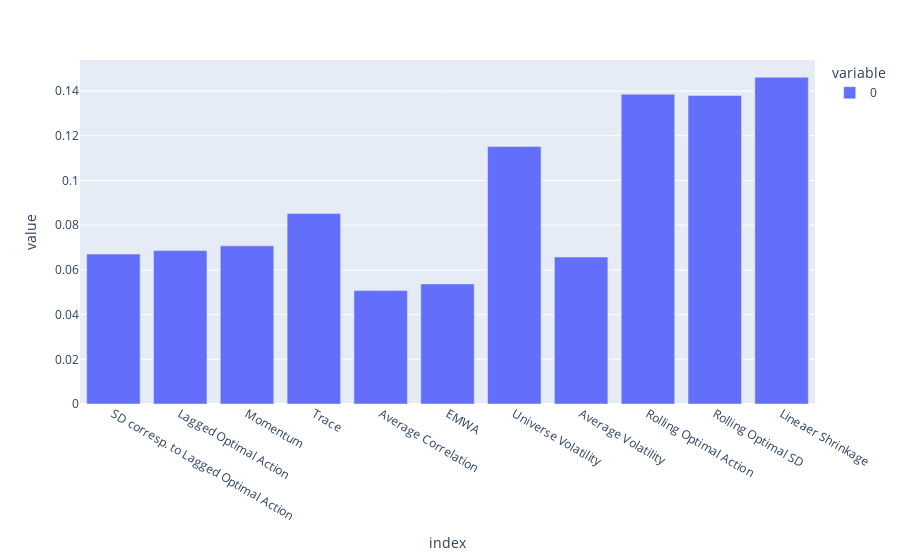

Write notebook code for a chart like this one.
### Code cell
px.bar(a.T.mean())

### Figure 1 — Plotly figure (JSON) as saved in the notebook; plotly's stock layout.template omitted (floating-point values rounded to 4 significant figures)
{"data": [{"alignmentgroup": "True", "hovertemplate": "variable=0<br>index=%{x}<br>value=%{y}<extra></extra>", "legendgroup": "0", "marker": {"color": "#636efa", "pattern": {"shape": ""}}, "name": "0", "offsetgroup": "0", "orientation": "v", "showlegend": true, "textposition": "auto", "type": "bar", "x": ["SD corresp. to Lagged Optimal Action", "Lagged Optimal Action", "Momentum", "Trace", "Average Correlation", "EMWA", "Universe Volatility", "Average Volatility", "Rolling Optimal Action", "Rolling Optimal SD", "Lineaer Shrinkage"], "xaxis": "x", "y": [0.06707, 0.06865, 0.07075, 0.08525, 0.05075, 0.05371, 0.1152, 0.06575, 0.1386, 0.1381, 0.1462], "yaxis": "y"}], "layout": {"barmode": "relative", "legend": {"title": {"text": "variable"}, "tracegroupgap": 0}, "margin": {"t": 60}, "xaxis": {"anchor": "y", "domain": [0, 1], "title": {"text": "index"}}, "yaxis": {"anchor": "x", "domain": [0, 1], "title": {"text": "value"}}}}
